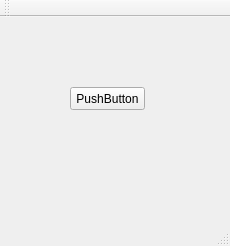
<?xml version="1.0" encoding="UTF-8"?>
<ui version="4.0">
 <class>MainWindow</class>
 <widget class="QMainWindow" name="MainWindow">
  <property name="geometry">
   <rect>
    <x>0</x>
    <y>0</y>
    <width>230</width>
    <height>246</height>
   </rect>
  </property>
  <property name="windowTitle">
   <string>MainWindow</string>
  </property>
  <widget class="QWidget" name="centralWidget">
   <widget class="QPushButton" name="pushButton">
    <property name="geometry">
     <rect>
      <x>70</x>
      <y>70</y>
      <width>75</width>
      <height>23</height>
     </rect>
    </property>
    <property name="text">
     <string>PushButton</string>
    </property>
   </widget>
  </widget>
  <widget class="QMenuBar" name="menuBar">
   <property name="geometry">
    <rect>
     <x>0</x>
     <y>0</y>
     <width>230</width>
     <height>23</height>
    </rect>
   </property>
  </widget>
  <widget class="QToolBar" name="mainToolBar">
   <attribute name="toolBarArea">
    <enum>TopToolBarArea</enum>
   </attribute>
   <attribute name="toolBarBreak">
    <bool>false</bool>
   </attribute>
  </widget>
  <widget class="QStatusBar" name="statusBar"/>
 </widget>
 <layoutdefault spacing="6" margin="11"/>
 <resources/>
 <connections/>
</ui>
